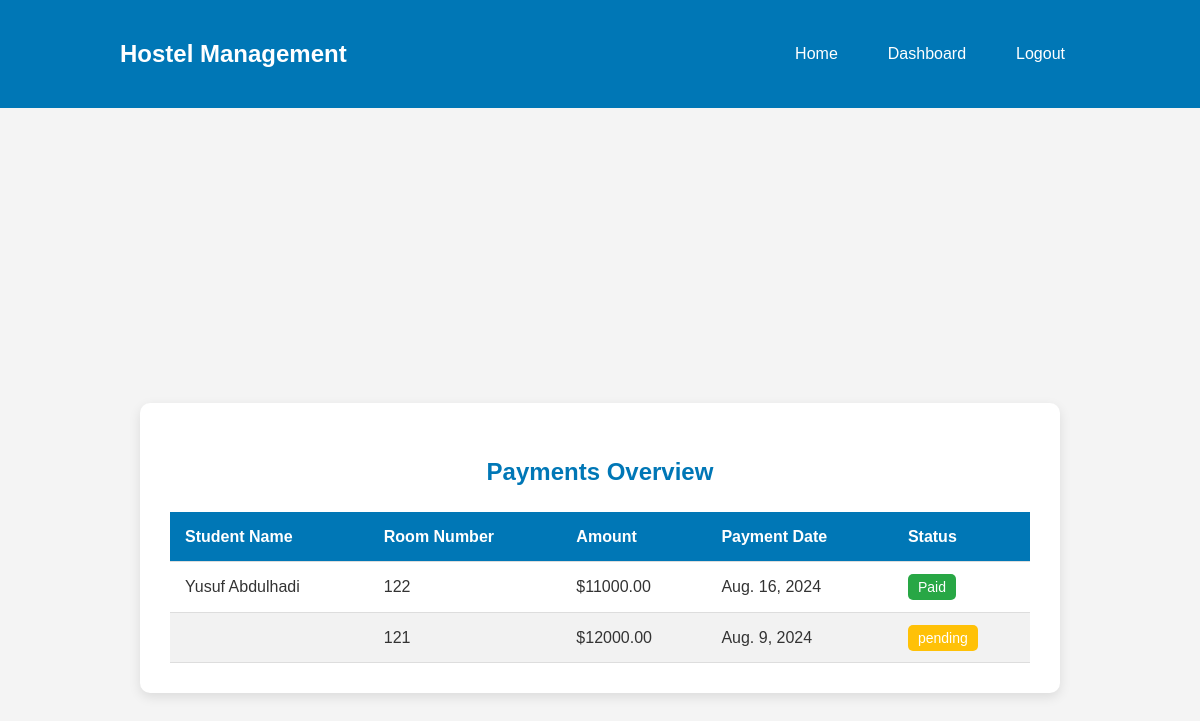
The page /manager/view-payments/ (signed in) on the database as committed earlier.
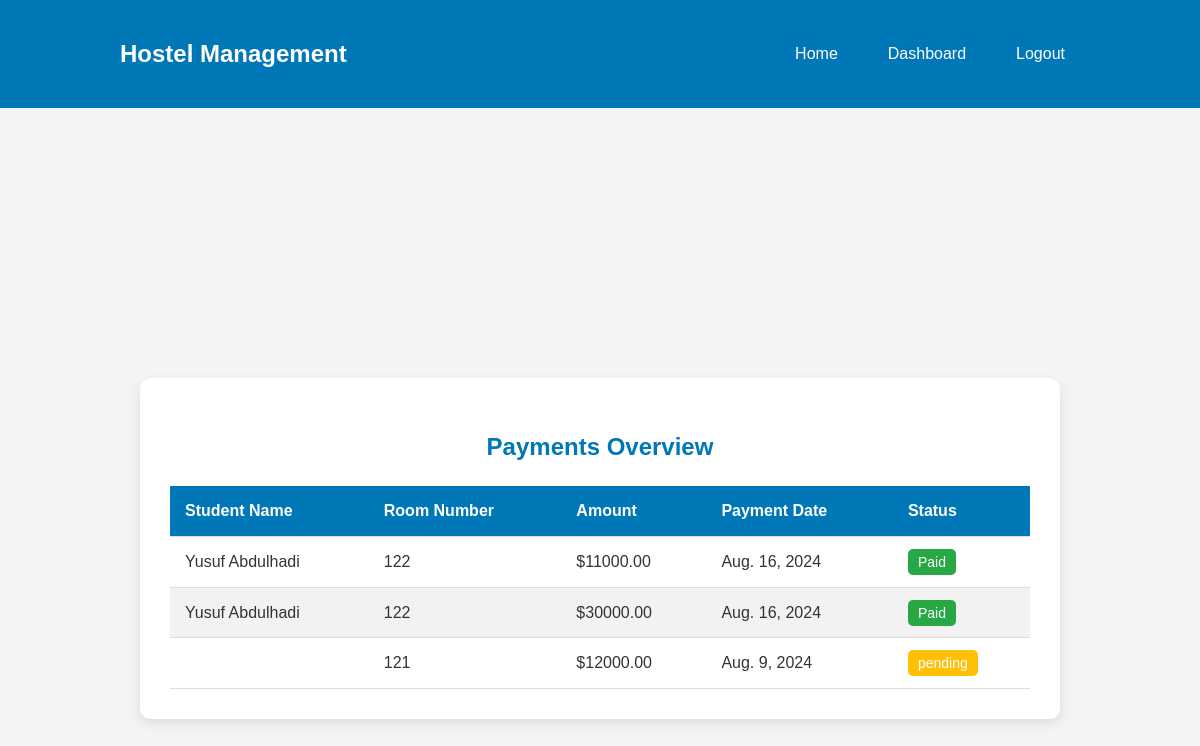
The same page on the database as committed later.
### core/models.py (models this page shows, shortened)
class Payment(models.Model):
    student = models.ForeignKey(StudentProfile, on_delete=models.CASCADE, related_name='payment')
    amount = models.DecimalField(max_digits=8, decimal_places=2)
    is_payed = models.BooleanField(default=False)
    date_paid = models.DateField(auto_now_add=True)
    receipt_number = models.CharField(max_length=20)

class StudentProfile(models.Model):
    user = models.OneToOneField(User, on_delete=models.CASCADE, related_name='studentprofile')
    room = models.ForeignKey(Room, on_delete=models.SET_NULL, null=True, blank=True)
    date_joined = models.DateField(auto_now_add=True)

class User(AbstractUser):
    ROLE_CHOICES = (
        ('admin', 'Admin'),
        ('manager', 'Hostel Manager'),
        ('student', 'Student'),
    )
    role = models.CharField(max_length=10, choices=ROLE_CHOICES)
    user_permissions = models.ManyToManyField(
        'auth.Permission',
        verbose_name='user permissions',
        blank=True,
        related_name='custom_user_set',  # Unique related_name to avoid conflict
        help_text='Specific permissions for this user.',
        related_query_name='custom_user'
    )
    groups = models.ManyToManyField(
        Group,
        related_name='custom_user_set',  # Unique related_name to avoid conflict
        blank=True,
        help_text='The groups this user belongs to.',
        related_query_name='custom_user',
    )

class Room(models.Model):
    ROOM_TYPES = (
        ('single', 'Single'),
        ('double', 'Double'),
        ('dormitory', 'Dormitory'),
    )
    room_number = models.CharField(max_length=10, unique=True)
    room_type = models.CharField(max_length=10, choices=ROOM_TYPES)
    capacity = models.IntegerField(default=1)
    occupied = models.IntegerField(default=0)
    fee = models.DecimalField(max_digits=8, decimal_places=2)
    objects = RoomManager()

### core/views.py (the view)
# urls.py: path('manager/view-payments/', views.view_payments, name='view_payments'),
def view_payments(request):
    if request.user.role != 'manager':
        return redirect('login')
    payments = Payment.objects.all().order_by('-date_paid')
    return render(request, 'manager/view_payments.html', {'payments': payments})

### core/templates/manager/view_payments.html (shortened to what this page needs)
{% extends 'core/base.html' %}
{% block body %}
<div class="payments-container">
    <div class="payments-box">
        <h2>Payments Overview</h2>
        <table class="payments-table">
            <thead>
                <tr>
                    <th>Student Name</th>
                    <th>Room Number</th>
                    <th>Amount</th>
                    <th>Payment Date</th>
                    <th>Status</th>
                </tr>
            </thead>
            <tbody>
                {% for payment in payments %}
                    <tr>
                        <td>{{ payment.student.user.get_full_name }}</td>
                        <td>{{ payment.student.room.room_number }}</td>
                        <td>${{ payment.amount }}</td>
                        <td>{{ payment.date_paid }}</td>
                        <td>
                            {% if payment.is_payed %}
                                <span class="status paid">Paid</span>
                            {% else %}
                                <span class="status pending">pending</span>
                            {% endif %}
                        </td>
                    </tr>
                {% empty %}
                    <tr>
                        <td colspan="5">No payments available.</td>
                    </tr>
                {% endfor %}
            </tbody>
        </table>
    </div>
</div>
{% endblock body %}

Rows that differ between the two databases and show on the page:
added Payment: student.user.get_full_name "Yusuf Abdulhadi", student.room.room_number "122", amount "30000.00", date_paid "Aug. 16, 2024", is_payed "Paid"
